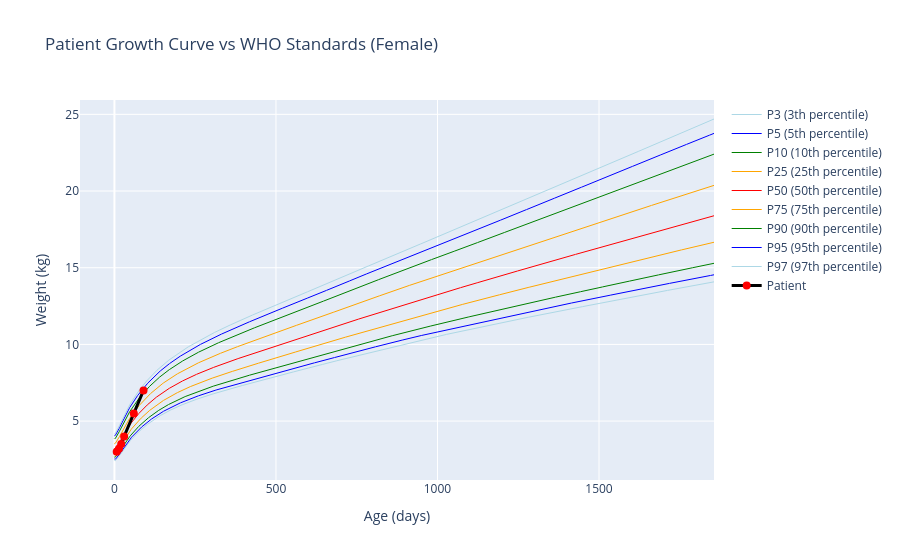

Notebook code cell kept with this figure:
### Code cell
# Patient data analysis
# Example patient data
patient_data = pd.DataFrame({
    'age_days': [7, 14, 21, 30, 60, 90],
    'weight_kg': [3.0, 3.2, 3.5, 4.0, 5.5, 7.0],
    'sex': ['female'] * 6
})

# Calculate centiles for patient
patient_data['centile'] = patient_data.apply(
    lambda row: get_predicted_centile(row['age_days'], row['weight_kg'], row['sex']), axis=1
)

print("Patient growth data with centiles:")
patient_data

# Plot patient curve against standards
def plot_patient_vs_standards(patient_df, sex='female'):
    fig = go.Figure()
    
    # Add percentile curves
    if sex == 'female':
        df = girls_expanded_tables_percentiles
    else:
        df = boys_expanded_tables_percentiles
    
    age_col = df.columns[0]
    percentile_cols = ['P3', 'P5', 'P10', 'P25', 'P50', 'P75', 'P90', 'P95', 'P97']
    
    colors = ['lightblue', 'blue', 'green', 'orange', 'red', 'orange', 'green', 'blue', 'lightblue']
    for i, col in enumerate(percentile_cols):
        fig.add_trace(go.Scatter(
            x=df[age_col], y=df[col], mode='lines',
            name=f'{col} ({float(col[1:]):.0f}th percentile)',
            line=dict(color=colors[i % len(colors)], width=1)
        ))
    
    # Add patient data
    fig.add_trace(go.Scatter(
        x=patient_df['age_days'], y=patient_df['weight_kg'], mode='lines+markers',
        name='Patient',
        line=dict(color='black', width=3),
        marker=dict(size=8, color='red')
    ))
    
    fig.update_layout(
        title=f'Patient Growth Curve vs WHO Standards ({sex.capitalize()})',
        xaxis_title='Age (days)',
        yaxis_title='Weight (kg)',
        showlegend=True
    )
    
    # Save as HTML and display
    fig.write_html("growth_chart.html")
    print("Chart saved as growth_chart.html")
    
    # Try to show inline, if fails, suggest opening HTML
    try:
        fig.show()
    except ValueError as e:
        print(f"Inline display failed: {e}")
        print("Please open growth_chart.html in your browser to view the chart.")

plot_patient_vs_standards(patient_data, 'female')

### Figure 1 — Plotly figure (JSON) as saved in the notebook; plotly's stock layout.template omitted (floating-point values rounded to 4 significant figures; data arrays with more than 128 entries replaced by an {"elided": "..."} marker saying what was removed)
{"data": [{"line": {"color": "lightblue", "width": 1}, "mode": "lines", "name": "P3 (3th percentile)", "type": "scatter", "x": {"elided": "1857 int values"}, "y": {"elided": "1857 float values"}}, {"line": {"color": "blue", "width": 1}, "mode": "lines", "name": "P5 (5th percentile)", "type": "scatter", "x": {"elided": "1857 int values"}, "y": {"elided": "1857 float values"}}, {"line": {"color": "green", "width": 1}, "mode": "lines", "name": "P10 (10th percentile)", "type": "scatter", "x": {"elided": "1857 int values"}, "y": {"elided": "1857 float values"}}, {"line": {"color": "orange", "width": 1}, "mode": "lines", "name": "P25 (25th percentile)", "type": "scatter", "x": {"elided": "1857 int values"}, "y": {"elided": "1857 float values"}}, {"line": {"color": "red", "width": 1}, "mode": "lines", "name": "P50 (50th percentile)", "type": "scatter", "x": {"elided": "1857 int values"}, "y": {"elided": "1857 float values"}}, {"line": {"color": "orange", "width": 1}, "mode": "lines", "name": "P75 (75th percentile)", "type": "scatter", "x": {"elided": "1857 int values"}, "y": {"elided": "1857 float values"}}, {"line": {"color": "green", "width": 1}, "mode": "lines", "name": "P90 (90th percentile)", "type": "scatter", "x": {"elided": "1857 int values"}, "y": {"elided": "1857 float values"}}, {"line": {"color": "blue", "width": 1}, "mode": "lines", "name": "P95 (95th percentile)", "type": "scatter", "x": {"elided": "1857 int values"}, "y": {"elided": "1857 float values"}}, {"line": {"color": "lightblue", "width": 1}, "mode": "lines", "name": "P97 (97th percentile)", "type": "scatter", "x": {"elided": "1857 int values"}, "y": {"elided": "1857 float values"}}, {"line": {"color": "black", "width": 3}, "marker": {"color": "red", "size": 8}, "mode": "lines+markers", "name": "Patient", "type": "scatter", "x": [7, 14, 21, 30, 60, 90], "y": [3.0, 3.2, 3.5, 4.0, 5.5, 7.0]}], "layout": {"showlegend": true, "title": {"text": "Patient Growth Curve vs WHO Standards (Female)"}, "xaxis": {"title": {"text": "Age (days)"}}, "yaxis": {"title": {"text": "Weight (kg)"}}}}
